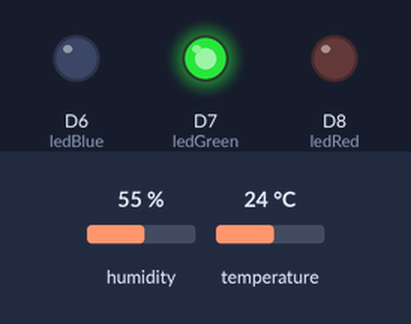
A sketch run on a simulated ESP8266 (Wemos D1 mini). Parts: output pins drawn as LEDs (lit = HIGH). Inputs (shaded band) come from the test bench; at power-on: humidity 55 %, temperature 24 °C. WiFi joins after 1.5 s; servers stay silent unless stated; what the sketch prints to the serial monitor is not drawn.

Above: at 0.4 s.
At 1.3 s:
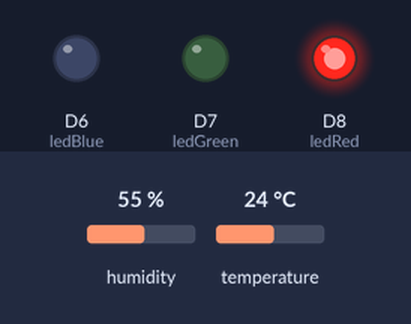
At 2.1 s:
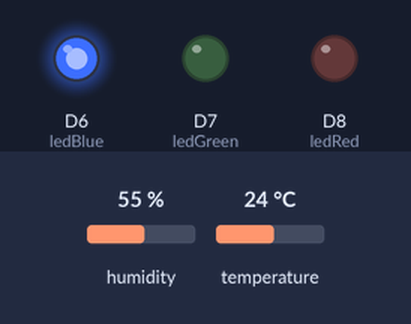
Timing chart, 0 to 3.6 s (numbered marks = the images above):
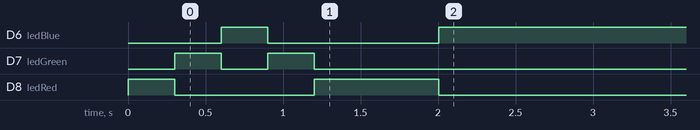

The sketch:

wemos_dht22.ino
```cpp
#include <ESP8266WiFi.h>
#include <FirebaseESP8266.h>
#include "DHT.h"

#define API_KEY "API KEY FIREBASE"
#define DATABASE_URL "DATABASE URL FIREBASE"
#define ledRed D8
#define ledGreen D7
#define ledBlue D6
#define DHTPIN D2
#define DHTTYPE DHT22

const char* ssid = "NAMA WIFI YANG INGIN DI SAMBUNGKAN KE WEMOS/ESP8266";
const char* password = "PASSWORD WIFINYA";

DHT dht(DHTPIN, DHTTYPE);
FirebaseData fbData;
FirebaseAuth auth;
FirebaseConfig config;

unsigned long lastSend = 0;
int i = 1;
int j = 1;

void setup() {
  Serial.begin(115200);
  dht.begin();
  pinMode(ledRed, OUTPUT);
  pinMode(ledGreen, OUTPUT);
  pinMode(ledBlue, OUTPUT);
  Serial.println();
  Serial.println("Menghubungkan ke WiFi...");
  WiFi.begin(ssid, password);
  while (WiFi.status() != WL_CONNECTED) {
    Serial.print(".");
    if (i == 1) {
      digitalWrite(ledRed, HIGH); digitalWrite(ledGreen, LOW); digitalWrite(ledBlue, LOW);
    } else if (i == 2 || i == 4) {
      digitalWrite(ledRed, LOW); digitalWrite(ledGreen, HIGH); digitalWrite(ledBlue, LOW);
      if (i == 4) { i = 0; }
    } else if (i == 3) {
      digitalWrite(ledRed, LOW); digitalWrite(ledGreen, LOW); digitalWrite(ledBlue, HIGH);
    }
    i++;
    delay(300);
  }
  Serial.println("\n✔ Terhubung ke WiFi");
  Serial.print("Api key: ");
  Serial.println(API_KEY);
  Serial.print("Database url: ");
  Serial.println(DATABASE_URL);
  config.api_key = API_KEY;
  config.database_url = DATABASE_URL;
  if (Firebase.signUp(&config, &auth, "", "")) {
    Serial.println("✔ Login Firebase Berhasil");
  } else {
    Serial.printf("✖ Signup Error: %s\n", config.signer.signupError.message.c_str());
  }
  Firebase.begin(&config, &auth);
  Firebase.reconnectWiFi(true);
}

void loop() {
  if (millis() - lastSend >= 2000) {
    lastSend = millis();
    float kelembapan = dht.readHumidity();
    float suhu = dht.readTemperature();
    if (isnan(suhu) || isnan(kelembapan)) {
      if (j == 1) {
        digitalWrite(ledRed, HIGH); digitalWrite(ledGreen, LOW); digitalWrite(ledBlue, LOW);
      } else if (j == 2 || j == 4) {
        digitalWrite(ledRed, LOW); digitalWrite(ledGreen, HIGH); digitalWrite(ledBlue, LOW);
        if (j == 4) { j = 0; }
      } else if (j == 3) {
        digitalWrite(ledRed, LOW); digitalWrite(ledGreen, LOW); digitalWrite(ledBlue, HIGH);
      }
      j++;
      delay(300);
    }
    String status;
    if (suhu < 25) {
      status = "Terlalu Dingin";
      digitalWrite(ledRed, LOW);
      digitalWrite(ledGreen, LOW);
      digitalWrite(ledBlue, HIGH);
    } else if (suhu > 35) {
      status = "Terlalu Panas";
      digitalWrite(ledRed, HIGH);
      digitalWrite(ledGreen, LOW);
      digitalWrite(ledBlue, LOW);
    } else {
      status = "Suhu Ideal";
      digitalWrite(ledRed, LOW);
      digitalWrite(ledGreen, HIGH);
      digitalWrite(ledBlue, LOW);
    }
    FirebaseJson json;
    json.set("suhu", suhu);
    json.set("kelembapan", kelembapan);
    json.set("status", status);
    json.set("timestamp", millis());
    if (Firebase.pushJSON(fbData, "/dhtLogs", json)) {
      Serial.println("✔ Data terkirim ke Firebase");
    } else {
      Serial.printf("✖ Firebase Error: %s\n", fbData.errorReason().c_str());
    }
    Firebase.setJSON(fbData, "/dhtLatest", json);
  }
}
```

Measured:
- by itself, D6 (ledBlue): HIGH → LOW at 0.90 s, → HIGH 1.1 s later
- by itself, D8 (ledRed): HIGH → LOW at 0.30 s, → HIGH 0.90 s later, → LOW 0.80 s later
